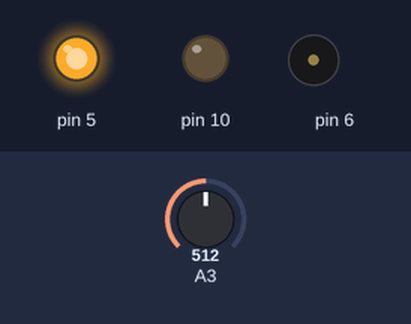
A sketch run on a simulated Arduino Leonardo, built with avr-gcc and run on an emulated ATmega32U4. Shown: output pins drawn as LEDs (lit = HIGH), buzzer (waves = sounding). The inputs (shaded band) are chosen by the test bench; at power-on: A3 = 512.

Above: at 0.1 s.
At 2.3 s:
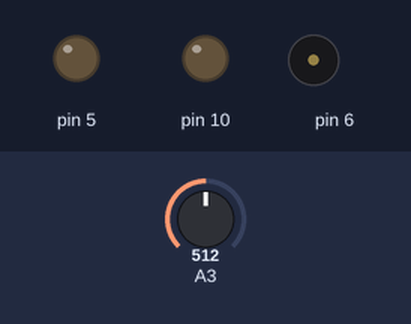
2.4 s: A3 set to 524
At 4.8 s:
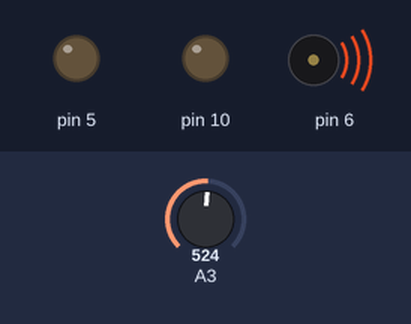
Timing chart, 0 to 11.4 s (numbered marks = the images above; inputs shaded):
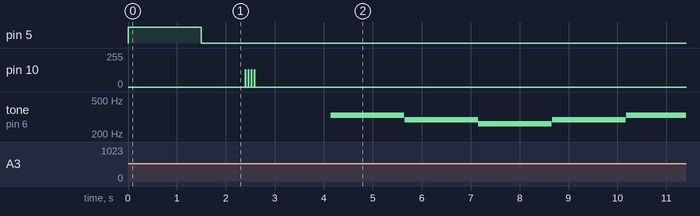

The sketch:

mm05count.ino
```cpp
#include <Esplora.h>

//Global Variables
float tempo, averagePeriod;
int note_period = 375; //375 by default -- this should change when we run the tempo tapper

const int note[] = {
  262, //0 C4
  277, //1 C#
  294, //2 D
  311, //3 D#
  330, //4 E
  349, //5 F
  370, //6 F#
  392, //7 G
  415, //8 G#
  440, //9 A
  466, //10 A#
  494, //11 B
  523 //12 C5 next octave
};

// PASTE SONG HERE
// Mary Had A Little Lamb
const int song[100] = {
  4, 2, 0, 2, 4, 4, 4, 2, 2, 2, 4, 7, 7, 4, 2, 0, 2, 4, 4, 4, 4, 2, 2, 4, 2, 0
};

const int song_time[100] = {
  4, 4, 4, 4, 4, 4, 8, 4, 4, 8, 4, 4, 8, 4, 4, 4, 4, 4, 4, 4, 4, 4, 4, 4, 4, 8
};

void setup() {
  Serial.begin(9600);

}

void loop() {
  if (Esplora.readButton(SWITCH_1) == LOW){
    float x = tapBeat();
    //averagePeriod = __________//Calculate the average period of one beat between the four beats (in milliseconds)
    //note_period = ____________ // Calculate the note_period which is one-quarter the length of one beat (in milliseconds)
    delay(4 * note_period); //wait a beat before synchronising with the song
    playSong();
  }
}

// Special function: Measured the time for 4 beats to pass.
float tapBeat() {
  int wait = 50; //wait this many milliseconds as a buffer
  int sensitivity;
  int count = 0;
  long elapsed, time1, time2;
  int debounce = 10; //another buffer
  int tempo = 0;
  float K1 = 0.9996;
  float K2 = -72;
  int period;
  if (Esplora.readButton(SWITCH_1) == LOW) { // starts by pressing bottom button
    Esplora.writeRed(255);
    delay(1500); //wait for a second and a half for the user to get ready
    Esplora.writeRed(0); //.. as indicated by the red light
    sensitivity = Esplora.readSlider();
    while (count < 4) {
      int loudness = Esplora.readMicrophone();
      if (loudness > sensitivity) {
        time1 = millis();
        Esplora.writeGreen(128);
        delay(debounce);
        Esplora.writeGreen(0);
        count++;
        delay(wait);//wait
        while (count < 4) {
          loudness = Esplora.readMicrophone();
          if (loudness > sensitivity) {
            Esplora.writeGreen(128);
            delay(debounce);
            Esplora.writeGreen(0);
            count++;
            delay(wait);//wait
          }
        }
      }
    }
    time2 = millis();
    elapsed = time2 - time1;
    elapsed = K1 * elapsed + K2; // correction factor based on the inaccuracy of the onboard timer
    return elapsed;
  }
  return 0;
}

void playSong() {
  for (int i = 0; i < 100; i ++) {
    if (song_time[i] != 0) {
      Esplora.tone(note[song[i]]);
      delay(song_time[i]*note_period);
      Esplora.noTone();
      delay(10);
    }
  }
}
```

Measured:
- the behaviour switches between 512 and 513 on A3 (found by bisection; images 1 and 2)
- after the input at 2.4 s, pin 10: alternates 128/255 for 0.01 s and 0/255 for 0.05 s, 8 changes in all, then stays 0/255, starting at once; tone on pin 6: plays 330 Hz for 1.5 s, 294 Hz for 1.5 s, 262 Hz for 1.5 s, 294 Hz for 1.5 s, 330 Hz for 1.2 s, starting after 1.7 s
